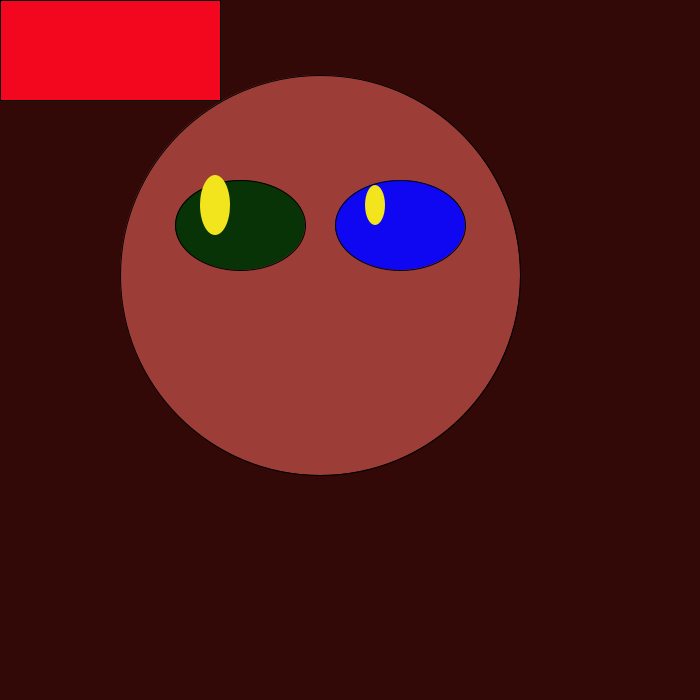
Frame 1 (no input)
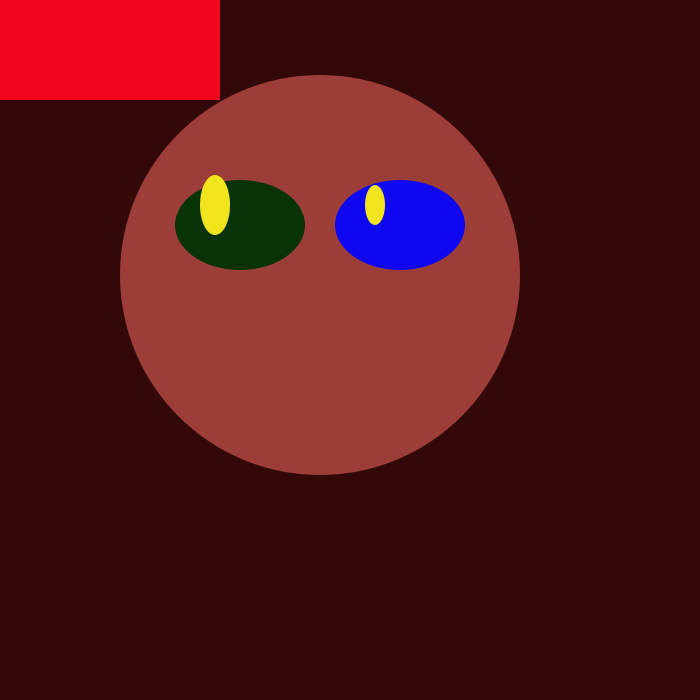
Frame 60 (the mouse pressed at the canvas centre just before this capture)
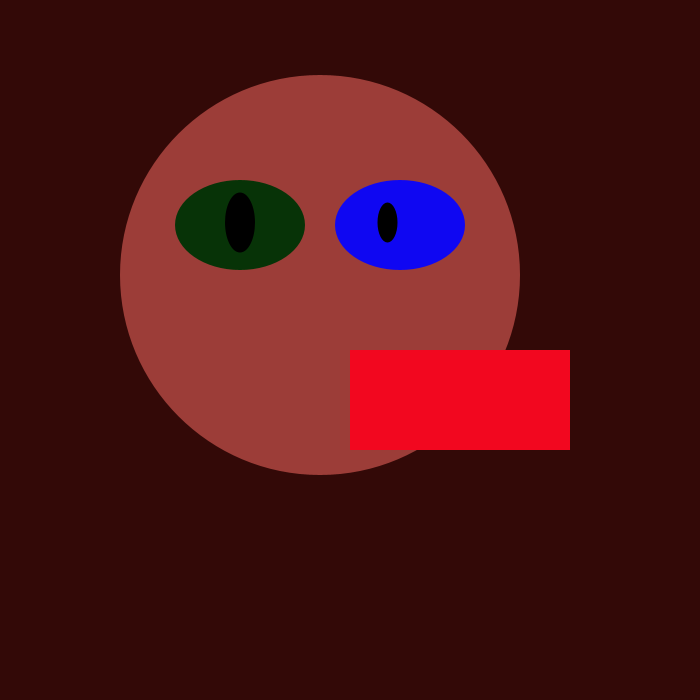
Frame 120 (the mouse held since frame 60 and released just before this capture)

The Processing sketch that drew these frames (run headless with seeded random() and noise(); from frame 60 on, the mouse is pressed at the canvas centre):

// Processing sketch: processing_186297
// ── processing_186297.pde

void setup() {
  size(700, 700);
}
  
void draw() {
  background(51,9,7);
  fill(156,61,56);
   ellipse(320,275,400,400);
  fill(7,51,7);
  ellipse(240, 225, 130, 90); //left eye
  fill(15,7,242);
  ellipse(400, 225, 130, 90); //right eye
  fill(242,7,31);
  //rect(210,300,220,100);   // Mouth
  rect(mouseX,mouseY,220,100);
  noStroke();
  float pupilX = map(mouseX, 0, width, 215, 265);
  float pupilY = map(mouseY, 0, height, 205, 240);
  float pupilA = map(mouseX, 0, width, 375, 400);
  fill(242,228,29);
  if(mousePressed)                   // Makes pupil turn black when pressed
  fill(0);
  ellipse(pupilX, pupilY, 30, 60); //left pupil
  ellipse(pupilA, pupilY, 20, 40); //right pupil
    
 
       
 
  }
